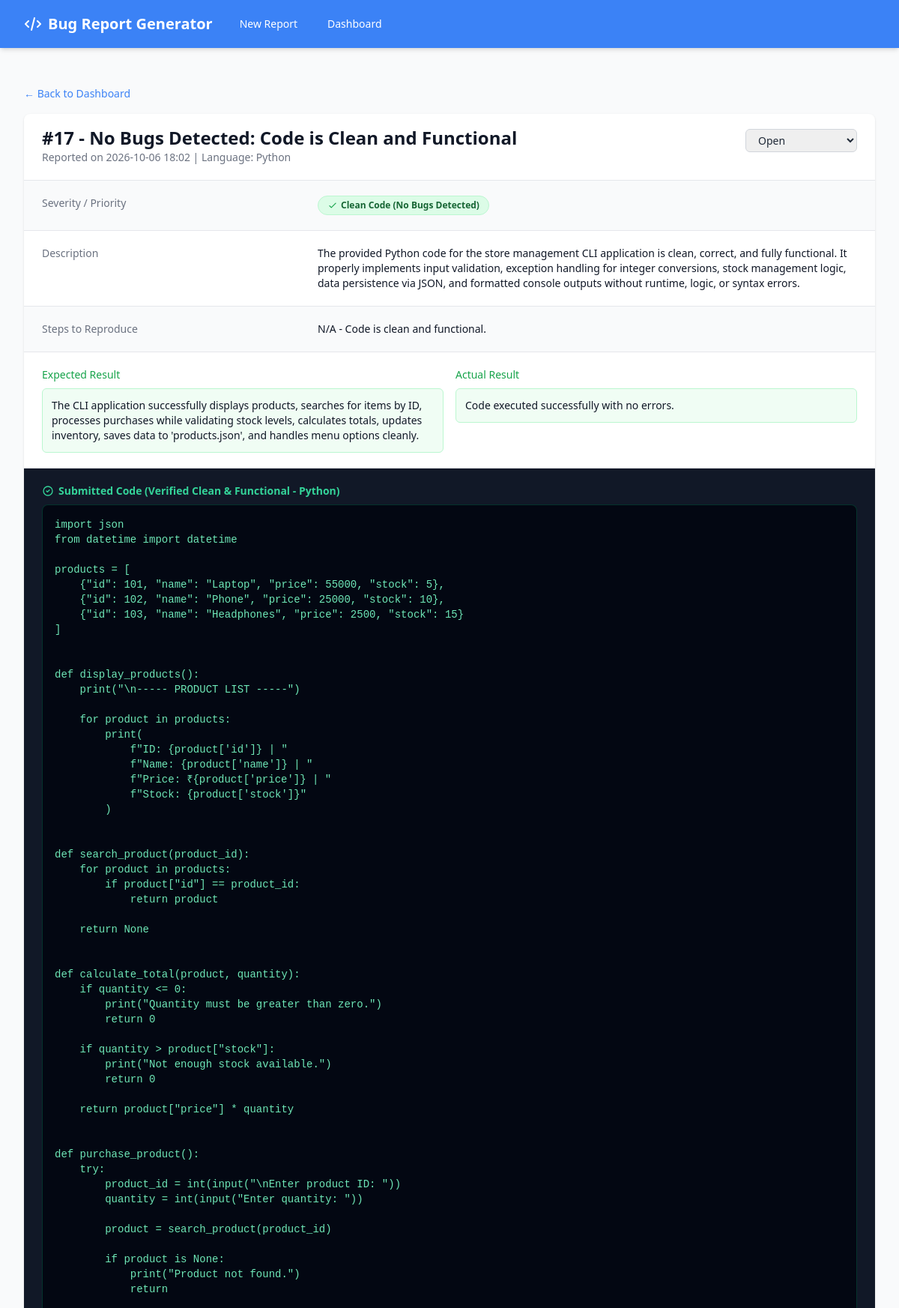
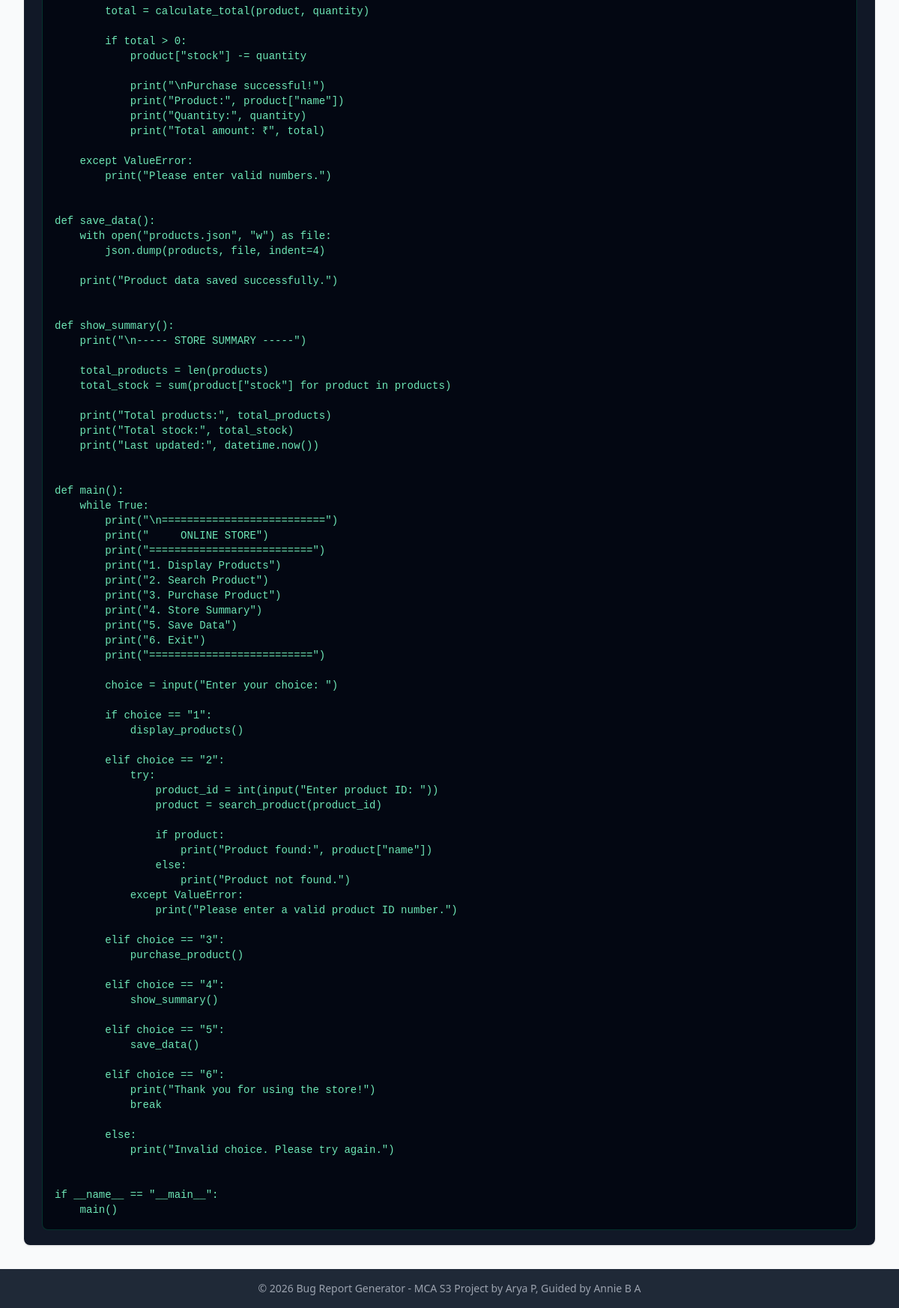
The app's page /report/17 with its own data (2 pictures, top to bottom).
### app.py (models this page shows, shortened)
class BugReport(db.Model):
    id = db.Column(db.Integer, primary_key=True)
    title = db.Column(db.String(200), nullable=False)
    description = db.Column(db.Text, nullable=False)
    steps_to_reproduce = db.Column(db.Text, nullable=False)
    expected_result = db.Column(db.Text, nullable=False)
    actual_result = db.Column(db.Text, nullable=False)
    severity = db.Column(db.String(50), nullable=False)
    priority = db.Column(db.String(50), nullable=False)
    status = db.Column(db.String(50), default='Open')
    language = db.Column(db.String(50), nullable=True)
    code_snippet = db.Column(db.Text, nullable=True)
    fixed_code_snippet = db.Column(db.Text, nullable=True)
    notes = db.Column(db.Text, nullable=True)
    created_at = db.Column(db.DateTime, default=datetime.datetime.utcnow)

### app.py (the view, shortened to what this page needs)
@app.route('/report/<int:report_id>', methods=['GET', 'POST'])
def report_detail(report_id):
    report = BugReport.query.get_or_404(report_id)
    return render_template('report.html', report=report)

### templates/report.html (shortened to what this page needs)
{% extends "base.html" %}
{% block content %}
<div class="mb-4">
    <a href="{{ url_for('dashboard') }}" class="text-sm font-medium text-brand hover:text-blue-700">
        &larr; Back to Dashboard
    </a>
</div>
<div class="bg-white shadow overflow-hidden sm:rounded-lg">
    <div class="px-4 py-5 sm:px-6 flex justify-between items-start">
        <div>
            <h3 class="text-2xl leading-6 font-bold text-gray-900">
                #{{ report.id }} - {{ report.title }}
            </h3>
            <p class="mt-1 max-w-2xl text-sm text-gray-500">
                Reported on {{ report.created_at.strftime('%Y-%m-%d %H:%M') }} | Language: {{ report.language | capitalize }}
            </p>
        </div>
        <form action="{{ url_for('report_detail', report_id=report.id) }}" method="POST" class="flex items-center space-x-2">
            <select name="status" class="block w-full pl-3 pr-10 py-1 text-sm border-gray-300 focus:outline-none focus:ring-brand focus:border-brand rounded-md border" onchange="this.form.submit()">
                <option value="Open" {% if report.status == 'Open' %}selected{% endif %}>Open</option>
            </select>
        </form>
    </div>
    <div class="border-t border-gray-200 px-4 py-5 sm:p-0">
        <dl class="sm:divide-y sm:divide-gray-200">
            <div class="py-4 sm:py-5 sm:grid sm:grid-cols-3 sm:gap-4 sm:px-6 bg-gray-50">
                <dt class="text-sm font-medium text-gray-500">Severity / Priority</dt>
                <dd class="mt-1 text-sm text-gray-900 sm:mt-0 sm:col-span-2 flex space-x-4">
                    {% if report.severity in ['None', 'N/A'] or report.priority in ['None', 'N/A'] %}
                        <span class="inline-flex items-center px-3 py-1 rounded-full text-xs font-semibold bg-green-100 text-green-800 border border-green-200">
                            <svg class="w-3.5 h-3.5 mr-1 text-green-600" fill="none" stroke="currentColor" viewBox="0 0 24 24"><path stroke-linecap="round" stroke-linejoin="round" stroke-width="2" d="M5 13l4 4L19 7"/></svg>
                            Clean Code (No Bugs Detected)
                        </span>
                    {% endif %}
                </dd>
            </div>
            <div class="py-4 sm:py-5 sm:grid sm:grid-cols-3 sm:gap-4 sm:px-6">
                <dt class="text-sm font-medium text-gray-500">Description</dt>
                <dd class="mt-1 text-sm text-gray-900 sm:mt-0 sm:col-span-2 whitespace-pre-wrap">{{ report.description }}</dd>
            </div>
            <div class="py-4 sm:py-5 sm:grid sm:grid-cols-3 sm:gap-4 sm:px-6 bg-gray-50">
                <dt class="text-sm font-medium text-gray-500">Steps to Reproduce</dt>
                <dd class="mt-1 text-sm text-gray-900 sm:mt-0 sm:col-span-2 whitespace-pre-wrap">{{ report.steps_to_reproduce }}</dd>
            </div>
            <div class="py-4 sm:py-5 sm:grid sm:grid-cols-2 sm:gap-4 sm:px-6">
                <div>
                    <dt class="text-sm font-medium text-green-600 mb-2">Expected Result</dt>
                    <dd class="text-sm text-gray-900 p-3 bg-green-50 rounded-md border border-green-200 whitespace-pre-wrap">{{ report.expected_result }}</dd>
                </div>
                <div>
                    <dt class="text-sm font-medium {% if report.severity in ['None', 'N/A'] %}text-green-600{% else %}text-red-600{% endif %} mb-2">Actual Result</dt>
                    <dd class="text-sm text-gray-900 p-3 {% if report.severity in ['None', 'N/A'] %}bg-green-50 border-green-200{% else %}bg-red-50 border-red-200{% endif %} rounded-md border whitespace-pre-wrap">{{ report.actual_result }}</dd>
                </div>
            </div>
            <div class="py-5 sm:px-6 bg-gray-900 border-t border-gray-800 space-y-6">
                {% if report.severity in ['None', 'N/A'] or not report.fixed_code_snippet or report.fixed_code_snippet.strip() == report.code_snippet.strip() %}
                    <div>
                        <div class="flex justify-between items-center mb-2">
                            <dt class="text-sm font-semibold text-emerald-400 flex items-center gap-1.5">
                                <svg class="w-4 h-4 inline text-emerald-400" fill="none" stroke="currentColor" viewBox="0 0 24 24"><path stroke-linecap="round" stroke-linejoin="round" stroke-width="2" d="M9 12l2 2 4-4m6 2a9 9 0 11-18 0 9 9 0 0118 0z"/></svg>
                                Submitted Code (Verified Clean & Functional - {{ report.language | capitalize }})
                            </dt>
                        </div>
                        <dd class="mt-1 text-sm text-gray-200">
                            <pre class="bg-gray-950 p-4 rounded-lg border border-emerald-800/50 text-emerald-300 overflow-x-auto font-mono"><code>{{ report.code_snippet }}</code></pre>
                        </dd>
                    </div>
                {% endif %}
            </div>
        </dl>
    </div>
</div>
{% endblock %}

### records on screen
BugReport: id "17", title "No Bugs Detected: Code is Clean and Functional", created_at "2026-10-06 18:02", language "Python", status "Open", description "The provided Python code for the store management CLI application is clean, correct, and fully functional. It properly implements input validation, exception handling for integer conversions, stock management logic, data persistence via JSON, and formatted console outputs without runtime, logic, or syntax errors.", steps_to_reproduce "N/A - Code is clean and functional.", expected_result "The CLI application successfully displays products, searches for items by ID, processes purchases while validating stock levels, calculates totals, updates inventory, saves data to 'products.json', and handles menu options cleanly.", actual_result "Code executed successfully with no errors.", code_snippet "import json from datetime import datetime products = [ {\"id\": 101, \"name\": \"Laptop\", \"price\": 55000, \"stock\": 5}, {\"id\": 102, \"name\": \"Phone\", \"price\": 25000, \"stock\": 10}, {\"id\": 103, \"name\": \"Headphones\", \"price\": 2500, \"stock\": 15} ] def display_products(): print(\"\\n----- PRODUCT LIST -----\") for product in products: print( f\"ID: {product['id']} | \" f\"Name: {product['name']} | \" f\"Price: ₹{product['price']} | \" f\"Stock: {product['stock']}\" ) def search_product(product_id): for product in products: if product[\"id\"] == product_id: return product return None def calculate_total(product, quantity): if quantity <= 0: print(\"Quantity must be greater than zero.\") return 0 if quantity >…"
